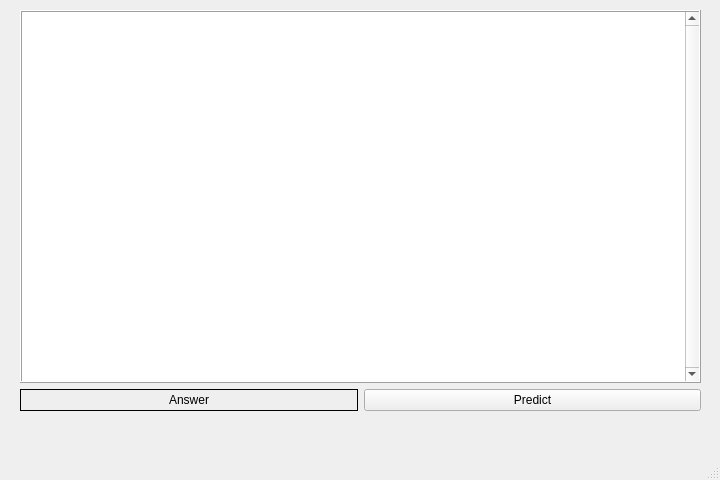
<?xml version="1.0" encoding="UTF-8"?>
<ui version="4.0">
 <class>MainWindow</class>
 <widget class="QMainWindow" name="MainWindow">
  <property name="geometry">
   <rect>
    <x>0</x>
    <y>0</y>
    <width>720</width>
    <height>480</height>
   </rect>
  </property>
  <property name="focusPolicy">
   <enum>Qt::ClickFocus</enum>
  </property>
  <property name="windowTitle">
   <string>MainWindow</string>
  </property>
  <widget class="QWidget" name="centralwidget">
   <widget class="QWidget" name="verticalLayoutWidget">
    <property name="geometry">
     <rect>
      <x>20</x>
      <y>10</y>
      <width>681</width>
      <height>401</height>
     </rect>
    </property>
    <layout class="QVBoxLayout" name="verticalLayout">
     <item>
      <widget class="QTextEdit" name="tweet_editor">
       <property name="enabled">
        <bool>true</bool>
       </property>
       <property name="font">
        <font>
         <pointsize>24</pointsize>
        </font>
       </property>
       <property name="cursor" stdset="0">
        <cursorShape>IBeamCursor</cursorShape>
       </property>
       <property name="autoFillBackground">
        <bool>true</bool>
       </property>
       <property name="frameShape">
        <enum>QFrame::Box</enum>
       </property>
       <property name="frameShadow">
        <enum>QFrame::Raised</enum>
       </property>
       <property name="verticalScrollBarPolicy">
        <enum>Qt::ScrollBarAlwaysOn</enum>
       </property>
       <property name="sizeAdjustPolicy">
        <enum>QAbstractScrollArea::AdjustToContents</enum>
       </property>
       <property name="documentTitle">
        <string>tweet</string>
       </property>
      </widget>
     </item>
     <item>
      <layout class="QHBoxLayout" name="horizontalLayout" stretch="0,0">
       <property name="sizeConstraint">
        <enum>QLayout::SetDefaultConstraint</enum>
       </property>
       <property name="leftMargin">
        <number>0</number>
       </property>
       <item>
        <widget class="QLabel" name="answer_label">
         <property name="frameShape">
          <enum>QFrame::Box</enum>
         </property>
         <property name="text">
          <string>Answer</string>
         </property>
         <property name="alignment">
          <set>Qt::AlignCenter</set>
         </property>
        </widget>
       </item>
       <item>
        <widget class="QPushButton" name="predict_btn">
         <property name="cursor">
          <cursorShape>PointingHandCursor</cursorShape>
         </property>
         <property name="text">
          <string>Predict</string>
         </property>
        </widget>
       </item>
      </layout>
     </item>
    </layout>
   </widget>
  </widget>
  <widget class="QMenuBar" name="menubar">
   <property name="geometry">
    <rect>
     <x>0</x>
     <y>0</y>
     <width>720</width>
     <height>24</height>
    </rect>
   </property>
  </widget>
  <widget class="QStatusBar" name="statusbar"/>
 </widget>
 <resources/>
 <connections/>
</ui>
